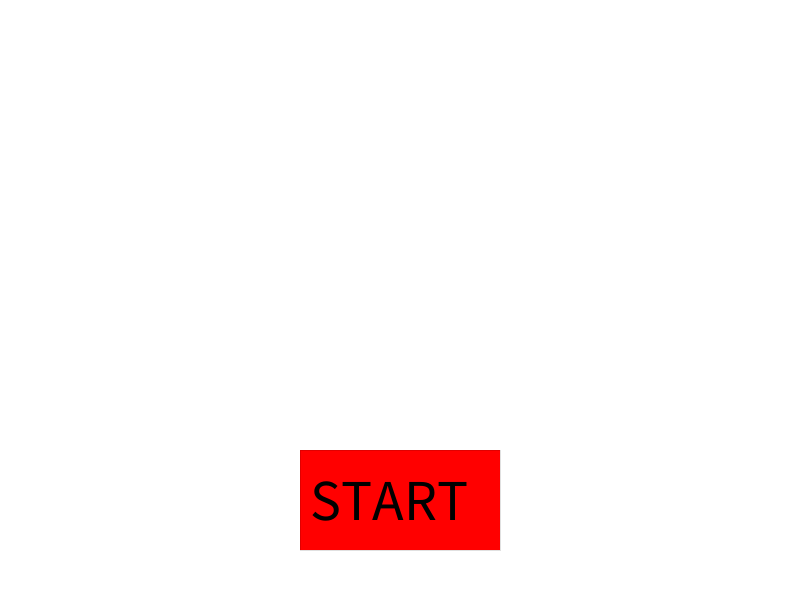
Frame 1 (no input)
Frame 60 (the mouse pressed at the canvas centre just before this capture): identical to frame 1, image omitted
Frame 120 (the mouse held since frame 60 and released just before this capture): identical to frame 1, image omitted

The Processing sketch that drew this single still picture (run headless with seeded random() and noise(); from frame 60 on, the mouse is pressed at the canvas centre):

// Processing sketch: sketch_211004a
// ── sketch_211004a.pde
int mode;
final int intro= 0;
final int game = 1;
final int pause = 2;
final int gameOver = 3;

boolean upKey, downKey, leftKey, rightKey, spaceKey;
ship myShip;
ArrayList<gameObject> myObjects;



int al;
void setup () {

  size (800, 600);
  // mode = intro;
  rectMode(CENTER);
  imageMode(CENTER);
  //myUFO = new UFO();
  myShip = new ship();
  myObjects = new ArrayList<gameObject>();
  myObjects.add(myShip);
  myObjects.add(new Asteroid());
  myObjects.add(new Asteroid());
  myObjects.add(new Asteroid());
  myObjects.add(new Asteroid());
  myObjects.add(new Asteroid());
  myObjects.add(new Asteroid());
  myObjects.add(new UFO());
}

void draw() {
  background(0);






  if (mode == intro) {
    intro();
  } else if (mode == game) {
    game();
  } else if (mode == pause) {
    pause();
  } else if (mode == gameOver) {
    gameOver();
  } else {
    println("Error: mode = " + mode);
  }
}

void keyPressed() {
  if (keyCode == UP) upKey = true; 
  if (keyCode == DOWN) downKey = true; 
  if (keyCode == LEFT) leftKey = true; 
  if (keyCode == RIGHT) rightKey = true;
  if (key == ' ')      spaceKey = true;
}


void keyReleased() {
  if (keyCode == UP) upKey = false; 
  if (keyCode == DOWN) downKey = false; 
  if (keyCode == LEFT) leftKey = false; 
  if (keyCode == RIGHT) rightKey =false;
  if (key == ' ')      spaceKey =false;
}

// ── Asteroid.pde
class Asteroid extends gameObject {

  Asteroid() {
    lives = 1;
    location = new PVector (random(0, width), random (0, height));
    velocity = new PVector (0, 1);
    velocity.rotate(random(0, TWO_PI) );
    size = 100;
  }

  Asteroid(int s, float x, float y) {
    lives = 1;
    location = new PVector (x, y);
    velocity = new PVector (0, 1);
    velocity.rotate(random(0, TWO_PI) );
    size = s;
  }

  void show() {
    noFill();
    stroke(255); 
    ellipse(location.x, location.y, size, size);
  }

  void act() {
    super.act(); 

    int i= 0;
    while (i<myObjects.size()) {
      gameObject myObj =myObjects.get(i);
      if (myObj instanceof Bullet) {
        if (dist(location.x, location.y, myObj.location.x, myObj.location.y)<= size/2 + myObj.size) {
          myObj.lives= 0;
          lives = 0;
          if (size>50) {
            myObjects.add(new Asteroid(size/2, location.x, location.y));
            myObjects.add(new Asteroid(size/2, location.x, location.y));
          }
        }
      }

      i++;

      if (myObj instanceof ship) {
        if (dist(location.x, location.y, myObj.location.x, myObj.location.y)<= size/2 + myObj.size) {

          if (myObj.immune >50) {
            myObj.lives = myObj.lives - 1;
            myObj.immune = 0;

            if (myObj.lives == 0) {
              mode = gameOver;
            }
          }
        }
      }
    }
  }
}

// ── Bullet.pde
class Bullet extends gameObject {

  //1. instance variable
  int timer;

  //2.constructor
  Bullet() {
    timer = 60;
    size = 10;
    lives = 1;
    location = new PVector(myShip.location.x, myShip.location.y);
    velocity = new PVector (myShip.direction.x, myShip.direction.y);
    velocity.setMag(10);
  }

  void show() {
    stroke(255);
    noFill();
    ellipse(location.x, location.y, size, size);
  }

  void act() {
    super.act();

    timer--;
    if (timer == 0) {
      lives = 0;
    }
  }
}

// ── UFO.pde
class UFO extends gameObject {

  int spawn;
  UFO() {
    lives = 1;

    //location = new PVector(width/2, height/2);
    //velocity = new PVector (0,1);
      
    size = 100;
spawn = int (random(0,4));  
if(spawn == 0){
  location = new PVector(0, random(0,height));
   velocity = new PVector (2,0);
   velocity.setMag(1.5);
}
if(spawn == 1){
  location = new PVector(width, random(0,height));
   velocity = new PVector (-2,0);
     velocity.setMag(1.5);
}
if(spawn == 2){
  location = new PVector(0, random(0,height));
   velocity = new PVector (0,2);
     velocity.setMag(1.5);
}
if(spawn == 4){
  location = new PVector(0, random(0,height));
   velocity = new PVector (0,-2);
     velocity.setMag(1.5);
}

}

  void act() {
    pushMatrix();
    //translate (location.x, location.y);

    fill(255 );
    stroke(255);
    strokeWeight(5);
    ellipse(location.x, location.y, size/3, size/3);

    popMatrix();
  }

  void show() {
    super.act();
  }
}

// ── fire.pde
class fire extends gameObject {
  int t;
PVector nudge;
  fire() {
    lives = 1;
    size =int(random(5,12));
    t = int(random(200,255));
    location = new PVector(myShip.location.x, myShip.location.y);
    nudge = myShip.direction.copy();
    nudge.rotate(PI);
    nudge.setMag(30);
    location.add (nudge);
    velocity = new PVector (myShip.direction.x, myShip.direction.y);
    velocity.rotate(PI+random(-0.5,0.5));
    velocity.setMag(3);
  }


  void show() {
    noStroke();
    fill(255, 0, 0, t);
    square (location.x, location.y, size);
  }

  void act() {
    super.act();
    t =t -10;
    if (t <=0) lives =0;
  }
}

// ── game.pde

void game() {

  
  int i= 0;
  while (i<myObjects.size()) {
    gameObject myObj =myObjects.get(i);
    
    myObj.show();
    myObj.act();

    if (myObj.lives == 0) {
      myObjects.remove(i);
    } else {
      i++;
    }


  }  
}



void gameClicks() {
}

// ── gameObject.pde
class gameObject{

  int lives;
  PVector location;
  PVector velocity;
  int size;
   int immune;
  gameObject() {
    
    
  }
  
  void show(){
    
    
  }
  
  
  void act(){
  //   location.add(velocity);
    
     if (location.y < -50) location.y =height +50;
    if ( location.y >height +50) location.y = -50;
    if (location.x < -50) location.x =width +50;
    if ( location.x >width +50) location.x = -50;
    
  }
  
}

// ── gameOver.pde


void gameOver() {
  background(255, 0, 0);
  fill (0);
  textSize(110);
  text ("GAME OVER", 100, 300);


  if (mouseX > 300 && mouseX < 500 && mouseY > 450 && mouseY <550) {
    fill (0, 255, 0);
  } else {
    fill (255, 0, 0);
  }

  strokeWeight(5);

  rect (400, 500, 200, 100);
  fill (0);
  textSize(30);
  text("GO AGAIN", 325, 520);
}
void gameOverClicks() {


  if (mouseX > 300 && mouseX < 500 && mouseY > 450 && mouseY <550) {

    mode = intro;
 
 
      myShip = new ship();
  myObjects = new ArrayList<gameObject>();
  myObjects.add(myShip);
  myObjects.add(new Asteroid());
  myObjects.add(new Asteroid());
  myObjects.add(new Asteroid());
  myObjects.add(new Asteroid());
  myObjects.add(new Asteroid());
  myObjects.add(new Asteroid());    
  
  
  }
}

// ── gameOver1.pde
void gameOver1() {
  background(0, 255, 0);
  fill (0);
  textSize(110);
  text ("WINNER", 200, 300);



  if (mouseX > 300 && mouseX < 500 && mouseY > 450 && mouseY <550) {
    fill (255, 0, 0);
  } else {
    fill (0, 100, 0);
  }

  strokeWeight(5);

  rect (400, 500, 200, 100);
  fill (0);
  textSize(30);
  text("GO AGAIN", 325, 520);
}
void gameOver1Clicks() {


  if (mouseX > 300 && mouseX < 500 && mouseY > 450 && mouseY <550) {

    mode = intro;
 
 
      myShip = new ship();
  myObjects = new ArrayList<gameObject>();
  myObjects.add(myShip);
  myObjects.add(new Asteroid());
  myObjects.add(new Asteroid());
  myObjects.add(new Asteroid());
  myObjects.add(new Asteroid());
  myObjects.add(new Asteroid());
  myObjects.add(new Asteroid());    
  myObjects.add(new UFO());
  
  }
}

// ── intro.pde

void intro() {
  background(255);

  //start button--------------------------------------------------------
  if (mouseX > 300 && mouseX < 500 && mouseY > 450 && mouseY <550) {
    fill (0, 255, 0);
  } else {
    fill (255, 0, 0);
  }
  strokeWeight(0);
  rect (400, 500, 200, 100);
  fill (0);
  textSize(58);
  
  text("START", 310, 520);




}

void introClicks() {
  if (mouseX > 300 && mouseX < 500 && mouseY > 450 && mouseY <550) {
    mode = game;
    
  }
}

// ── mouse.pde
void mouseReleased(){
   if (mode == intro) {
    introClicks();
  } else if (mode == game) {
    gameClicks();
  } else if (mode == pause) {
    pauseClicks();
  } else if (mode == gameOver) {
    gameOverClicks();
  } 
}

// ── particals.pde
class particals extends gameObject {
  int t;
//PVector nudge;
 particals() {
    lives = 1;
    size =int(random(5,12));
    t = int(random(200,255));
    int i= 0;
    while (i<myObjects.size()) {
      gameObject myObj =myObjects.get(i);
    if (myObj instanceof Asteroid) {
    location = new PVector(myObj.location.x, myObj.location.y);
    //nudge = myShip.direction.copy();
  //  nudge.rotate(PI);
  //  nudge.setMag(30);
   // location.add (nudge);
    velocity = new PVector (0, 1);
    velocity.rotate(PI+random(-0.5,0.5));
    velocity.setMag(3);
  }
 }
 }
 
  void show() {
    noStroke();
    fill(255, 0, 0, t);
    square (location.x, location.y, size);
  }

  void act() {
    super.act();
    t =t -10;
    if (t <=0) lives =0;
  }
}

// ── pause.pde
void pause(){
 
}

void  pauseClicks(){
  
}

// ── ship.pde
class ship extends gameObject {

  //1. instance variable
  PVector direction;
int shotTimer,threshold;

  //2.constructor
  ship() {
    lives = 3;
    location = new PVector(width/2, height/2);
    velocity = new PVector (0, 0);
    direction = new PVector (0, -0.1);
    shotTimer =0;
    threshold =30;

}
  //3.behavior
  void show() {
    pushMatrix();
    translate (location.x, location.y);
    rotate(direction.heading());
    noFill();
    stroke(255);
    triangle(-25, -12.5, -25, 12.5, 25, 0);

    popMatrix();
  }

  void act () {
   super.act();

   shotTimer++;
   
    if (upKey)velocity.add(direction);
    if (downKey)velocity.sub(direction);
    if (leftKey)direction.rotate(-radians(5));
    if (rightKey)direction.rotate(radians(5));
    if (spaceKey && shotTimer >= threshold){
    myObjects.add(new Bullet());
shotTimer = 0;
    }


   
  }
}
